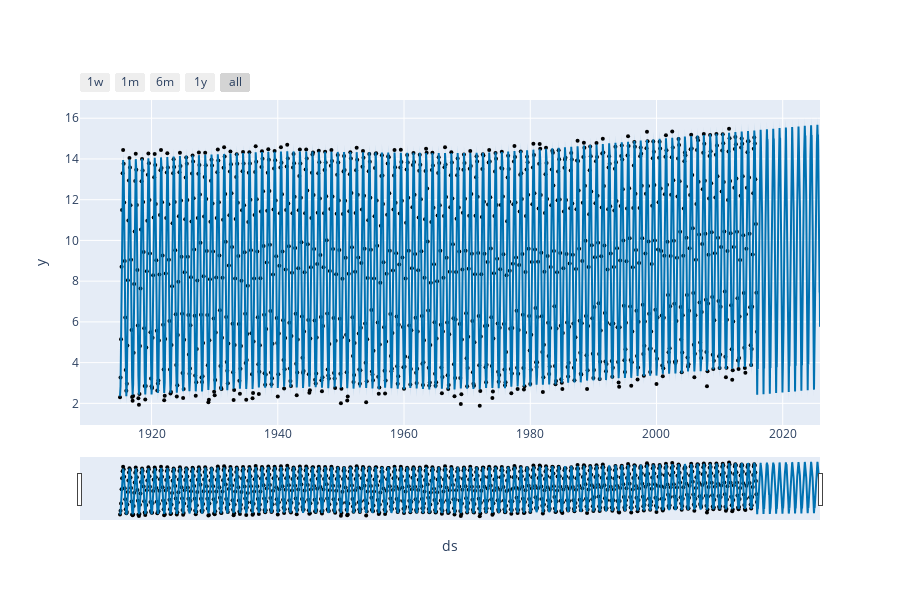

Source (notebook cell):
### Code cell
plot_plotly(model, forecast)

### Figure 1 — Plotly figure (JSON) as saved in the notebook; plotly's stock layout.template omitted (floating-point values rounded to 4 significant figures; data arrays with more than 128 entries replaced by an {"elided": "..."} marker saying what was removed)
{"data": [{"marker": {"color": "black", "size": 4}, "mode": "markers", "name": "Actual", "type": "scatter", "x": {"elided": "1212 str values"}, "y": {"elided": "1212 float values"}}, {"hoverinfo": "skip", "line": {"width": 0}, "mode": "lines", "type": "scatter", "x": {"elided": "4862 str values"}, "y": {"elided": "4862 float values"}}, {"fill": "tonexty", "fillcolor": "rgba(0, 114, 178, 0.2)", "line": {"color": "#0072B2", "width": 2}, "mode": "lines", "name": "Predicted", "type": "scatter", "x": {"elided": "4862 str values"}, "y": {"elided": "4862 float values"}}, {"fill": "tonexty", "fillcolor": "rgba(0, 114, 178, 0.2)", "hoverinfo": "skip", "line": {"width": 0}, "mode": "lines", "type": "scatter", "x": {"elided": "4862 str values"}, "y": {"elided": "4862 float values"}}], "layout": {"height": 600, "showlegend": false, "width": 900, "xaxis": {"rangeselector": {"buttons": [{"count": 7, "label": "1w", "step": "day", "stepmode": "backward"}, {"count": 1, "label": "1m", "step": "month", "stepmode": "backward"}, {"count": 6, "label": "6m", "step": "month", "stepmode": "backward"}, {"count": 1, "label": "1y", "step": "year", "stepmode": "backward"}, {"step": "all"}]}, "rangeslider": {"visible": true}, "title": {"text": "ds"}, "type": "date"}, "yaxis": {"title": {"text": "y"}}}}
